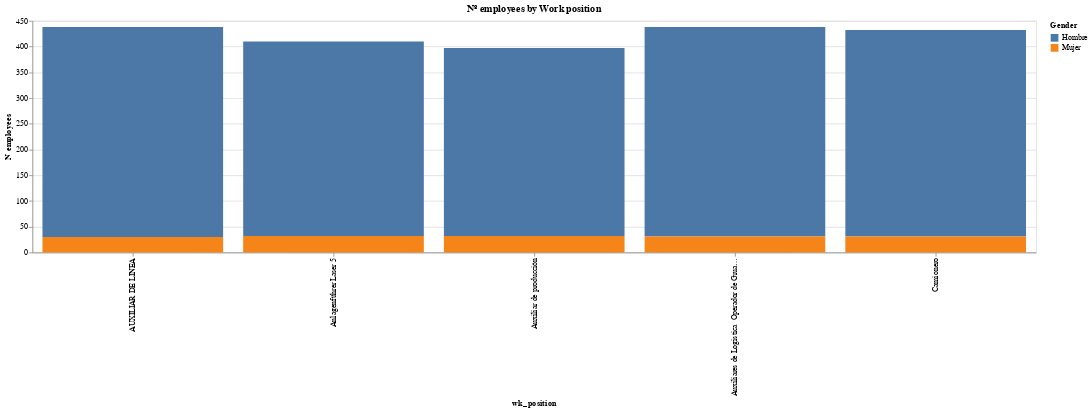

Here is the notebook cell this chart was saved with:
### Code cell
alt.Chart(n_employees, title="Nº employees by Work position").mark_bar().encode( 
    y = 'N employees',
    x ='wk_position',
    color = 'Gender').properties(
    width=1300,
    height=300
)

### Figure 1 — Vega-Lite specification as saved in the notebook (floating-point values rounded to 4 significant figures)
{"config": {"view": {"continuousWidth": 400, "continuousHeight": 300}}, "data": {"name": "data-4ed7d102e99d714e34182fead4ed9e09"}, "mark": "bar", "encoding": {"color": {"type": "nominal", "field": "Gender"}, "x": {"type": "nominal", "field": "wk_position"}, "y": {"type": "quantitative", "field": "N employees"}}, "height": 300, "title": "Nº employees by Work position", "width": 1300, "$schema": "https://vega.github.io/schema/vega-lite/v4.8.1.json", "datasets": {"data-4ed7d102e99d714e34182fead4ed9e09": [{"wk_position": "AUXILIAR DE LINEA", "Gender": "Hombre", "N employees": 408, "Training hours": 371000.0}, {"wk_position": "AUXILIAR DE LINEA", "Gender": "Mujer", "N employees": 30, "Training hours": 26560.0}, {"wk_position": "Anlagenführer Laser 5", "Gender": "Hombre", "N employees": 378, "Training hours": 311500.0}, {"wk_position": "Anlagenführer Laser 5", "Gender": "Mujer", "N employees": 32, "Training hours": 24120.0}, {"wk_position": "Auxiliar de producción", "Gender": "Hombre", "N employees": 365, "Training hours": 305700.0}, {"wk_position": "Auxiliar de producción", "Gender": "Mujer", "N employees": 32, "Training hours": 29350.0}, {"wk_position": "Auxiliares de Logistica\r\nOperador de Grua Telescopica", "Gender": "Hombre", "N employees": 407, "Training hours": 354800.0}, {"wk_position": "Auxiliares de Logistica\r\nOperador de Grua Telescopica", "Gender": "Mujer", "N employees": 31, "Training hours": 23290.0}, {"wk_position": "Camionero", "Gender": "Hombre", "N employees": 401, "Training hours": 334100.0}, {"wk_position": "Camionero", "Gender": "Mujer", "N employees": 31, "Training hours": 26120.0}]}}
